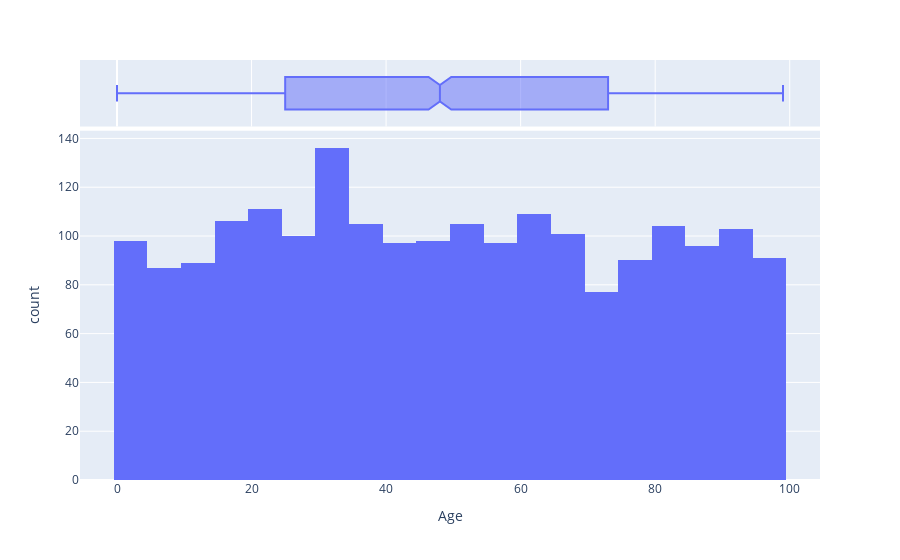

The notebook cell saved with this chart:
### Code cell
# Create a histogram of the 'Age' column, and include the box plot to show the distribution
fig = px.histogram(df, x='Age', marginal='box')

# Display the plot
fig.show()

### Figure 1 — Plotly figure (JSON) as saved in the notebook; plotly's stock layout.template omitted (floating-point values rounded to 4 significant figures; data arrays with more than 128 entries replaced by an {"elided": "..."} marker saying what was removed)
{"data": [{"alignmentgroup": "True", "bingroup": "x", "hovertemplate": "Age=%{x}<br>count=%{y}<extra></extra>", "legendgroup": "", "marker": {"color": "#636efa", "pattern": {"shape": ""}}, "name": "", "offsetgroup": "", "orientation": "v", "showlegend": false, "type": "histogram", "x": {"elided": "2000 int values"}, "xaxis": "x", "yaxis": "y"}, {"alignmentgroup": "True", "hovertemplate": "Age=%{x}<extra></extra>", "legendgroup": "", "marker": {"color": "#636efa"}, "name": "", "notched": true, "offsetgroup": "", "showlegend": false, "type": "box", "x": {"elided": "2000 int values"}, "xaxis": "x2", "yaxis": "y2"}], "layout": {"barmode": "relative", "legend": {"tracegroupgap": 0}, "margin": {"t": 60}, "xaxis": {"anchor": "y", "domain": [0, 1], "title": {"text": "Age"}}, "xaxis2": {"anchor": "y2", "domain": [0, 1], "matches": "x", "showgrid": true, "showticklabels": false}, "yaxis": {"anchor": "x", "domain": [0, 0.8316], "title": {"text": "count"}}, "yaxis2": {"anchor": "x2", "domain": [0.8416, 1], "matches": "y2", "showgrid": false, "showline": false, "showticklabels": false, "ticks": ""}}}
